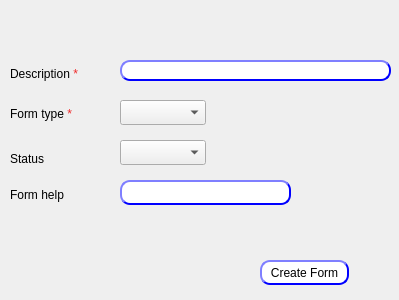
<?xml version="1.0" encoding="UTF-8"?>
<ui version="4.0">
 <class>Dialog</class>
 <widget class="QDialog" name="Dialog">
  <property name="geometry">
   <rect>
    <x>0</x>
    <y>0</y>
    <width>399</width>
    <height>300</height>
   </rect>
  </property>
  <property name="windowTitle">
   <string>Form</string>
  </property>
  <widget class="QComboBox" name="CMB_formStatus">
   <property name="geometry">
    <rect>
     <x>120</x>
     <y>140</y>
     <width>86</width>
     <height>25</height>
    </rect>
   </property>
  </widget>
  <widget class="QPushButton" name="BTN_createForm">
   <property name="geometry">
    <rect>
     <x>260</x>
     <y>260</y>
     <width>89</width>
     <height>25</height>
    </rect>
   </property>
   <property name="styleSheet">
    <string notr="true">QPushButton{
                                        background-color: white;
                                        border-style: outset;
                                        border-width: 2px;
                                        border-radius: 10px;
                                        border-color: blue;
                                        min-width: 6em;
                                        }
                                        QPushButton:hover {
                                        background: qradialgradient(
                                        cx: 0.3, cy: -0.4, fx: 0.3, fy: -0.4,
                                        radius: 1.35, stop: 0 #fff, stop: 1 #bbb
                                        );
                                        }
                                        QPushButton:pressed {
                                        border-style: inset;
                                        background: qradialgradient(
                                        cx: 0.4, cy: -0.1, fx: 0.4, fy: -0.1,
                                        radius: 1.35, stop: 0 #fff, stop: 1 #ddd
                                        );
                                        }
                                    </string>
   </property>
   <property name="text">
    <string>Create Form</string>
   </property>
  </widget>
  <widget class="QLabel" name="label_3">
   <property name="geometry">
    <rect>
     <x>10</x>
     <y>60</y>
     <width>99</width>
     <height>29</height>
    </rect>
   </property>
   <property name="text">
    <string>&lt;html&gt;&lt;head/&gt;&lt;body&gt;&lt;p&gt;Description &lt;span style=&quot; color:#ef2929;&quot;&gt;*&lt;/span&gt;&lt;/p&gt;&lt;/body&gt;&lt;/html&gt;</string>
   </property>
  </widget>
  <widget class="QLabel" name="label">
   <property name="geometry">
    <rect>
     <x>10</x>
     <y>150</y>
     <width>67</width>
     <height>17</height>
    </rect>
   </property>
   <property name="text">
    <string>Status</string>
   </property>
  </widget>
  <widget class="QLineEdit" name="LE_desc">
   <property name="geometry">
    <rect>
     <x>120</x>
     <y>60</y>
     <width>271</width>
     <height>21</height>
    </rect>
   </property>
   <property name="styleSheet">
    <string notr="true">QLineEdit{
                                        background-color: white;
                                        border-style: outset;
                                        border-width: 2px;
                                        border-radius: 10px;
                                        border-color: blue;
                                        min-width: 6em;
                                        }
                                        QLineEdit:hover {
                                        background: qradialgradient(
                                        cx: 0.3, cy: -0.4, fx: 0.3, fy: -0.4,
                                        radius: 1.35, stop: 0 #fff, stop: 1 #bbb
                                        );
                                        }
                                       QLineEdit:pressed {
                                        border-style: inset;
                                        background: qradialgradient(
                                        cx: 0.4, cy: -0.1, fx: 0.4, fy: -0.1,
                                        radius: 1.35, stop: 0 #fff, stop: 1 #ddd
                                        );
                                        }
                                    </string>
   </property>
  </widget>
  <widget class="QLabel" name="label_7">
   <property name="geometry">
    <rect>
     <x>10</x>
     <y>100</y>
     <width>99</width>
     <height>29</height>
    </rect>
   </property>
   <property name="text">
    <string>&lt;html&gt;&lt;head/&gt;&lt;body&gt;&lt;p&gt;Form type&lt;span style=&quot; color:#ef2929;&quot;&gt;
                    *&lt;/span&gt;&lt;/p&gt;&lt;/body&gt;&lt;/html&gt;
                </string>
   </property>
  </widget>
  <widget class="QLineEdit" name="LE_help">
   <property name="geometry">
    <rect>
     <x>120</x>
     <y>180</y>
     <width>171</width>
     <height>25</height>
    </rect>
   </property>
   <property name="styleSheet">
    <string notr="true">QLineEdit{
                                        background-color: white;
                                        border-style: outset;
                                        border-width: 2px;
                                        border-radius: 10px;
                                        border-color: blue;
                                        min-width: 6em;
                                        }
                                        QLineEdit:hover {
                                        background: qradialgradient(
                                        cx: 0.3, cy: -0.4, fx: 0.3, fy: -0.4,
                                        radius: 1.35, stop: 0 #fff, stop: 1 #bbb
                                        );
                                        }
                                       QLineEdit:pressed {
                                        border-style: inset;
                                        background: qradialgradient(
                                        cx: 0.4, cy: -0.1, fx: 0.4, fy: -0.1,
                                        radius: 1.35, stop: 0 #fff, stop: 1 #ddd
                                        );
                                        }
                                    </string>
   </property>
   <property name="placeholderText">
    <string/>
   </property>
  </widget>
  <widget class="QLabel" name="label_8">
   <property name="geometry">
    <rect>
     <x>10</x>
     <y>180</y>
     <width>99</width>
     <height>29</height>
    </rect>
   </property>
   <property name="text">
    <string>Form help</string>
   </property>
  </widget>
  <widget class="QComboBox" name="CMB_formType">
   <property name="geometry">
    <rect>
     <x>120</x>
     <y>100</y>
     <width>86</width>
     <height>25</height>
    </rect>
   </property>
  </widget>
 </widget>
 <resources/>
 <connections/>
</ui>
